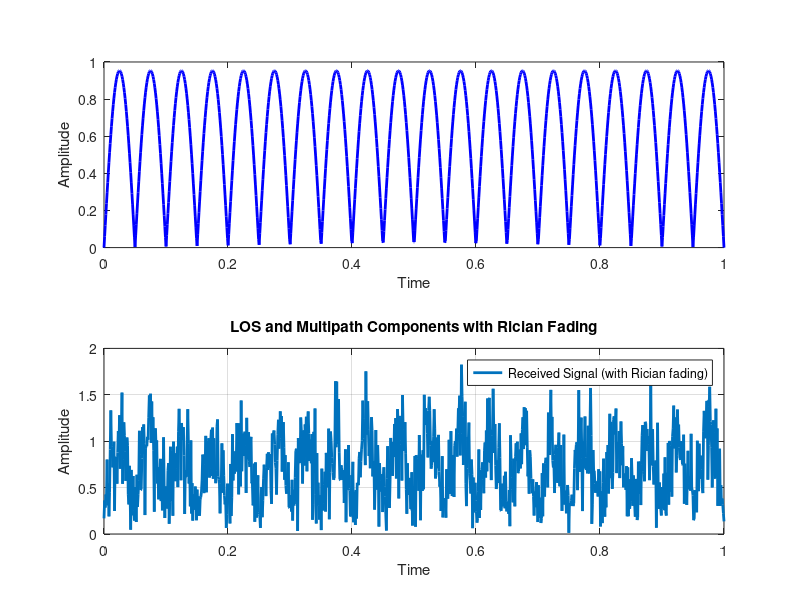

MATLAB code to generate this figure:
num_samples = 1000;
snr_dB = 20;
t = linspace(0, 1, num_samples);

% LOS component (deterministic signal)
K = 10; % Rician K-factor
los_signal = sqrt(K / (K + 1)) * sin(2 * pi * 10 * t); % LOS component

% Generate a Rayleigh fading channel (complex Gaussian noise)
multipath_signal = sqrt(1 / (K + 1)) * (randn(1, num_samples) + 1i * randn(1, num_samples)); % Multipath component
received_signal = los_signal + multipath_signal;

subplot(2,1,1);
plot(t, abs(los_signal), 'b-', 'LineWidth', 2, 'DisplayName', 'LOS Component');
xlabel('Time');
ylabel('Amplitude');
hold on;

subplot(2,1,2);
plot(t, abs(received_signal), 'LineWidth', 2, 'DisplayName', 'Received Signal (with Rician fading)');
xlabel('Time');
ylabel('Amplitude');
legend('Location', 'best');
grid on;
title('LOS and Multipath Components with Rician Fading')
